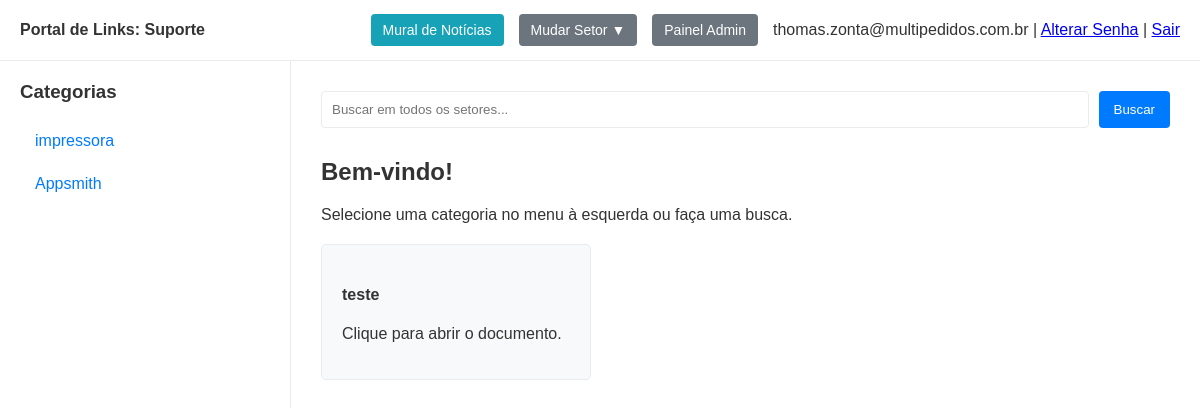
/setor/Suporte (signed in), run on an earlier commit of the app's database.
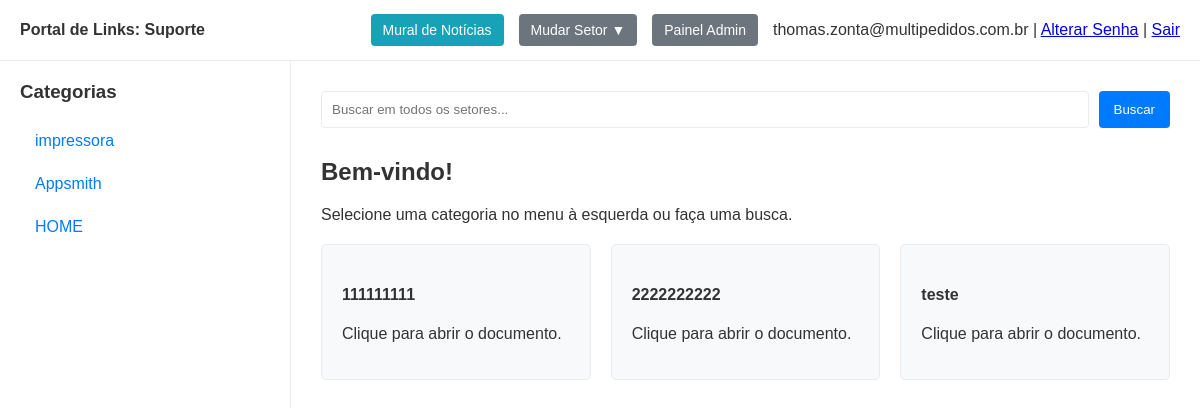
And on a later commit of the database.
### app.py (models this page shows, shortened)
class Sector(db.Model):
    id = db.Column(db.Integer, primary_key=True)
    name = db.Column(db.String(100), unique=True, nullable=False)
    order_index = db.Column(db.Integer, nullable=False, default=0) # <-- Adicionar
    subcategories = db.relationship('Subcategory', back_populates='sector', lazy=True, cascade="all, delete-orphan")
    users = db.relationship('User', secondary=user_sectors_association, lazy='subquery',
                            back_populates='sectors')
    posts = db.relationship('Post', back_populates='sector', lazy=True, cascade="all, delete-orphan") # <-- Adicionar

class User(db.Model, UserMixin):
    id = db.Column(db.Integer, primary_key=True)
    email = db.Column(db.String(120), unique=True, nullable=False)
    password_hash = db.Column(db.String(60), nullable=False)
    is_admin = db.Column(db.Boolean, nullable=False, default=False)
    sectors = db.relationship('Sector', secondary=user_sectors_association, lazy='subquery',
                              back_populates='users')
    posts = db.relationship('Post', back_populates='author', lazy=True)

class Subcategory(db.Model):
    id = db.Column(db.Integer, primary_key=True)
    name = db.Column(db.String(100), nullable=False)
    order_index = db.Column(db.Integer, nullable=False, default=0) # <-- Adicionar
    sector_id = db.Column(db.Integer, db.ForeignKey('sector.id'), nullable=False)
    sector = db.relationship('Sector', back_populates='subcategories')
    links = db.relationship('Link', back_populates='subcategory', lazy=True, cascade="all, delete-orphan")

class Link(db.Model):
    id = db.Column(db.Integer, primary_key=True)
    name = db.Column(db.String(200), nullable=False)
    url = db.Column(db.String(500), nullable=False)
    order_index = db.Column(db.Integer, nullable=False, default=0)
    subcategory_id = db.Column(db.Integer, db.ForeignKey('subcategory.id'), nullable=False)
    subcategory = db.relationship('Subcategory', back_populates='links')

### app.py (the view)
@app.route('/setor/<sector_name>')
@login_required
def view_sector_dashboard(sector_name):
    sectors_for_dropdown = Sector.query.all() if current_user.is_admin else current_user.sectors
    current_sector = Sector.query.filter_by(name=sector_name).first_or_404()
    if not current_user.is_admin and current_sector not in current_user.sectors:
        flash('Você não tem permissão para acessar este setor.', 'danger')
        return redirect(url_for('dashboard'))
    subcategories_for_sidebar = Subcategory.query.filter_by(sector_id=current_sector.id).order_by(Subcategory.order_index).all()
    active_subcategory_name = request.args.get('view', None)
    search_term = request.args.get('search', None)
    links_to_show = []
    query = db.session.query(Link).join(Subcategory).filter(Subcategory.sector_id == current_sector.id)
    if search_term:
        active_subcategory_name = None
        links_to_show = query.filter(Link.name.ilike(f'%{search_term}%')).order_by(Link.order_index).all()
    elif active_subcategory_name:
        links_to_show = query.filter(Subcategory.name == active_subcategory_name).order_by(Link.order_index).all()
    else:
        links_to_show = query.order_by(Link.order_index).all()
    return render_template('dashboard.html',
                           sectors_for_dropdown=sectors_for_dropdown,
                           current_sector=current_sector,
                           subcategories=subcategories_for_sidebar,
                           active_subcategory_name=active_subcategory_name,
                           links_to_show=links_to_show,
                           search_term=search_term)

### app.py (called while the page is built)
@login_manager.user_loader
def load_user(user_id):
    return db.session.get(User, int(user_id))

### templates/dashboard.html (shortened to what this page needs)
<!DOCTYPE html>
<html lang="pt-br">
<head>
</head>
<body>
    <header class="header">
        <div class="header-left">
            Portal de Links: <strong>{{ current_sector.name }}</strong>
        </div>
        <div class="header-right">
            <a href="{{ url_for('view_sector_home', sector_name=current_sector.name) }}" class="admin-button" style="background-color: #17a2b8;">Mural de Notícias</a>
            {% if current_user.is_admin or current_user.sectors|length > 1 %}
            <div class="sector-dropdown">
                <button>Mudar Setor ▼</button>
            </div>
            {% endif %}
            {% if current_user.is_admin %}
            <a href="{{ url_for('admin.index') }}" class="admin-button">Painel Admin</a>
            {% endif %}
            <div class="user-info">
                {{ current_user.email }} |
                <a href="{{ url_for('change_password') }}">Alterar Senha</a> |
                <a href="{{ url_for('logout') }}">Sair</a>
            </div>
        </div>
    </header>
    <div class="page-container">
        <aside class="sidebar">
            <h3>Categorias</h3>
            <ul>
                {% for subcategory in subcategories %}
                    <li>
                        <a href="{{ url_for('view_sector_dashboard', sector_name=current_sector.name, view=subcategory.name) }}"
                           class="{{ 'active' if subcategory.name == active_subcategory_name else '' }}">
                            {{ subcategory.name }}
                        </a>
                    </li>
                {% endfor %}
            </ul>
        </aside>
        <main class="main-content">
            <form method="GET" action="{{ url_for('view_sector_dashboard', sector_name=current_sector.name) }}" class="search-form">
                <input type="search" name="search" placeholder="Buscar em {{ 'todos os setores' if current_user.is_admin else 'seus setores' }}..." value="{{ search_term or '' }}">
                <button type="submit">Buscar</button>
            </form>
            {% if search_term %}
                <h2>Resultados da busca por: "{{ search_term }}"</h2>
            {% elif active_subcategory_name %}
                <h2>{{ active_subcategory_name }}</h2>
            {% else %}
                <h2>Bem-vindo!</h2>
                <p>Selecione uma categoria no menu à esquerda ou faça uma busca.</p>
            {% endif %}
            {% if links_to_show %}
                <div class="link-grid">
                    {% for link in links_to_show %}
                        <a href="{{ link.url }}" target="_blank" class="link-card">
                            <h4>{{ link.name }}</h4>
                            <p>Clique para abrir o documento.</p>
                        </a>
                    {% endfor %}
                </div>
            {% elif search_term %}
                <p>Nenhum link encontrado com o termo buscado.</p>
            {% endif %}
        </main>
    </div>
</body>
</html>

### templates/dashboard.html (style rules this page uses)
:root { --bg-color: #f4f4f9; --sidebar-bg: #ffffff; --header-bg: #ffffff; --main-content-bg: #ffffff; --text-color: #333; --link-color: #007bff; --active-link-bg: #007bff; --active-link-text: #ffffff; --border-color: #e9ecef; }
body { font-family: sans-serif; background-color: var(--bg-color); color: var(--text-color); margin: 0; display: flex; flex-direction: column; height: 100vh; }
.header { background-color: var(--header-bg); padding: 0 20px; border-bottom: 1px solid var(--border-color); display: flex; justify-content: space-between; align-items: center; height: 60px; flex-shrink: 0; }
.header-left { font-weight: bold; }
.header-right { display: flex; align-items: center; gap: 15px; }
.sector-dropdown { position: relative; display: inline-block; }
.sector-dropdown button, .admin-button { background-color: #6c757d; color: white; padding: 8px 12px; border: none; border-radius: 4px; cursor: pointer; text-decoration: none; font-size: 14px; }
.page-container { display: flex; flex-grow: 1; overflow: hidden; }
.sidebar { background-color: var(--sidebar-bg); width: 250px; padding: 20px; border-right: 1px solid var(--border-color); flex-shrink: 0; overflow-y: auto; }
.sidebar h3 { margin-top: 0; }
.sidebar ul { list-style: none; padding: 0; }
.sidebar ul li a { display: block; padding: 10px 15px; text-decoration: none; color: var(--link-color); border-radius: 4px; margin-bottom: 5px; }
.main-content { background-color: var(--main-content-bg); padding: 30px; flex-grow: 1; overflow-y: auto; }
.link-grid { display: grid; grid-template-columns: repeat(auto-fill, minmax(250px, 1fr)); gap: 20px; margin-top: 20px; }
.link-card { display: block; padding: 20px; background-color: #f8f9fa; border: 1px solid var(--border-color); border-radius: 5px; text-decoration: none; color: var(--text-color); transition: transform 0.2s, box-shadow 0.2s; }
.search-form { display: flex; gap: 10px; margin-bottom: 30px; }
.search-form input { flex-grow: 1; padding: 10px; border: 1px solid var(--border-color); border-radius: 4px; }
.search-form button { padding: 10px 15px; border: none; background-color: var(--link-color); color: white; border-radius: 4px; cursor: pointer; }

What changed in the data, as far as the page shows it:
added Subcategory: name "HOME"
added Link: name "111111111"
added Link: name "2222222222"
